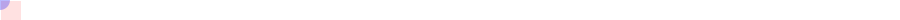
Frame 1 (no input)
Frame 60 (the mouse pressed at the canvas centre just before this capture): identical to frame 1, image omitted
Frame 120 (the mouse held since frame 60 and released just before this capture): identical to frame 1, image omitted

The Processing sketch that drew this single still picture (run headless with seeded random() and noise(); from frame 60 on, the mouse is pressed at the canvas centre):

// Processing sketch: processing_106022
// ── processing_106022.pde

//thanks enrica! you are angel

int x = 1;
int y = 1;

float deanX;
float deanY;

float bobX;
float bobY;

float aDist;

void setup(){
  size(900,20);
}

void draw(){
  background(255);//set background color 
  deanX = x+5; //set up the distance between dean and bob
  deanY = y+5;
  
  aDist = dist (deanX,deanY,bobX,bobY);//draw the distance between dean and bob
  
  //dean
  fill(255,0,0,30);//dean's color
  noStroke();
  rect(x,y,20,20);//dean's body
  
  //bob
  fill(0,0,255,70);
  ellipseMode(CENTER);
  ellipse(bobX,bobY,20,20);
  
 
  
  
  if ((keyPressed) && (key ==CODED)){//if arrow is pressed
    if(keyCode == LEFT){//if left arrow is pressed
      fill(mouseX,mouseY,0);//change color
      x-=5;// moves 5 px to left       
    }
    if(keyCode == RIGHT){//if right arrow is pressed
      x+=5;// moves 5 px to right  
    }
   

    if ((keyCode == DOWN) && (keyCode == LEFT)) {//if up and down arrow is pressed
      y+=10;// moves 5 px to up 
      x-=10;// moves 5 px to down 
    }
     if (x == 0) {//check if x = 0
    x = width; //reset x to 500
    }
    if (x == width + 5) {//check if x = 501
     x = 0;//reset x to 0
    }
    if (y == height) {
    y = 0;
    }
    if (y == -1) {
    y = height;
    }

    if (aDist <10) {bobX = random (width-200);//if distance < 10, set bob x to random num
       
   }

  
  
  
  
  
  }
  

}
